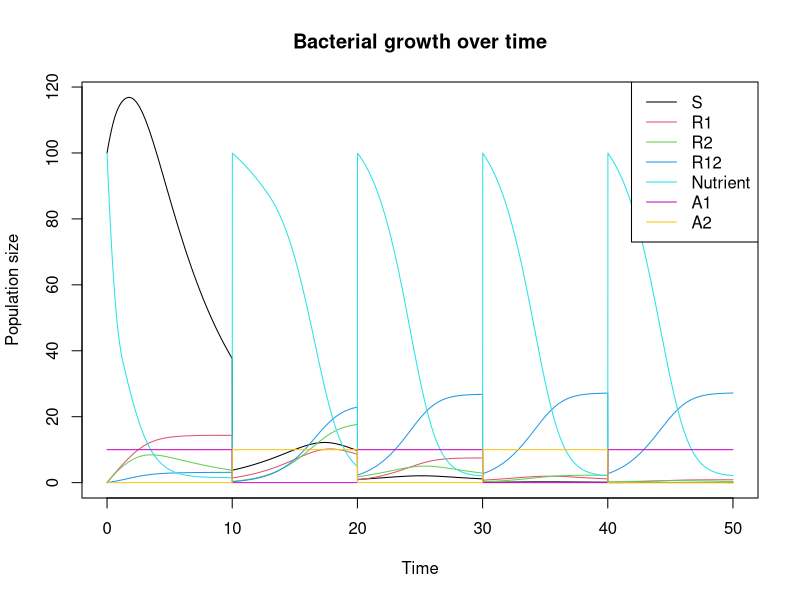

Generate this figure with R:
library(deSolve)

simulate <- function(
  pharmacokinetic = FALSE, # should be either TRUE or FALSE
  stewardship = "cycl", #  "cycl" or "comb" or "1_only" or "2_only"
  time = 50, # time to simulate, in hours
  dt = 0.01, # time step, in hours
  freq = 10, # frequency of bottlenecks, in hours
  D = 0.1, # dilution ratio at bottlenecks
  N0 = 100, # initial nutrient concentration
  HGT = 0.0001, # rate of horizontal gene transfer
  m1 = 0.1, # rate of mutations conferring resistance to drug 1
  m2 = 0.1, # rate of mutations conferring resistance to drug 2
  d1 = 1 * pharmacokinetic, # rate of drug 1 elimination
  d2 = 1 * pharmacokinetic, # rate of drug 2 elimination
  influx = c(A1 = 10, A2 = 10), # drug influx concentrations
  # lists of genotype-specific parameters, in the order S, R1, R2, R12
  init = c(S = 100, R1 = 0, R2 = 0, R12 = 0), # initial population sizes
  psi = c(0.1, 0.1, 0.1, 0.1), # growth rate with no drugs
  phi1 = c(0.2, 0.2, 0.2, 0.2), # maximum killing rate for drug 1
  phi2 = c(0.2, 0.2, 0.2, 0.2), # maximum killing rate for drug 2
  zeta1 = c(1, 100, 1, 100), # MIC drug 1
  zeta2 = c(1, 1, 100, 100), # MIC drug 2
  kappa1 = c(1, 1, 1, 1), # Hill function steepness parameter drug 1
  kappa2 = c(1, 1, 1, 1), # Hill function steepness parameter drug 2
  mu = c(1, 1, 1, 1), # growth rate with infinite resources
  k = c(100, 100, 100, 100), # resource concentration at half-maximal growth
  alpha = c(1, 1, 1, 1) # resources used per unit growth
  ) {
  # Define the parameters of the model
  config <- list(
    D = D,
    N0 = N0,
    HGT = HGT,
    m1 = m1,
    m2 = m2,
    d1 = d1,
    d2 = d2,
    influx = influx,
    stewardship = stewardship,
    pharmacokinetic = pharmacokinetic
    )
  if (stewardship == "2_only") {
    config$pattern <- c(0, 1)
  } else if (stewardship == "comb") {
    config$pattern <- c(1, 1)
  } else {
    config$pattern <- c(1, 0)
  }
  config$params <- cbind(psi, phi1, phi2, zeta1, zeta2, kappa1, kappa2, mu, k, alpha)
  rownames(config$params) <- c("S", "R1", "R2", "R12")

  # a pharmacodynamic function for antibioti-induced killing of bacteria
  hill <- function(A, params) {
    psi <- params[1]
    phi <- params[2]
    zeta <- params[3]
    kappa <- params[4]
    return(phi * (A / zeta)^kappa / ((A / zeta)^kappa - (psi - phi) / psi))
  }

  # a growth rate function for nutrient-limited growth
  monod <- function(N, params) {
    mu <- params[1]
    k <- params[2]
    return(mu * N / (N + k))
  }

  # a function specifying the amount of nutrients depleted by the bacteria
  deplete <- function(dS = 0, dR1 = 0, dR2 = 0, dR12 = 0, alpha) { # nolint
    return(sum(-alpha * max(0, c(dS, dR1, dR2, dR12))))
  }

  # create the right pattern based on the previous drug administered
  update_pattern <- function(prev = 1) {
    # if the previous drug administered was 1, then the next drug is 2
    if (prev == 1) {
      return(c(0, 1))
    }
    return(c(1, 0))
  }

  # Define a bottleneck function that reduces all state by a fixed fraction
  bottleneck <- function(t, state, config = NULL) {
    pattern <- config$pattern
    if (config$stewardship == "cycl") {
      pattern <- update_pattern(state["prev"])
    }
    state <- c(state[c("S", "R1", "R2", "R12")] * config$D, N = config$N0,
      config$pharmacokinetic * state[c("A1", "A2")] + config$influx * pattern,
      state["prev"] %% 2 + 1) # update the previous drug from 2 to 1 or 1 to 2
    state[state < 0] <- 0 # backup - shouldn't be needed
    return(state)
  }

  # Define a function to plot the resulting solution
  bacteria_plot <- function(solution) {
    plot(solution[, 1], solution[, 2], type = "l", col = 1,
      main = "Bacterial growth over time",
      xlab = "Time", ylab = "Population size")
    lines(solution[, 1], solution[, 3], col = 2)
    lines(solution[, 1], solution[, 4], col = 3)
    lines(solution[, 1], solution[, 5], col = 4)
    lines(solution[, 1], solution[, 6], col = 5)
    lines(solution[, 1], solution[, 7], col = 6)
    lines(solution[, 1], solution[, 8], col = 7)
    legend("topright",
      legend = c("S", "R1", "R2", "R12", "Nutrient", "A1", "A2"),
      col = c(1, 2, 3, 4, 5, 6, 7), lty = 1)
  }


  # Define the differential equations for the model
  bacterial_growth <- function(t, state, config = NULL) {
    params <- config$params
    with(as.list(c(state)), {
      S <- state[1]
      R1 <- state[2]
      R2 <- state[3]
      R12 <- state[4]
      N <- state[5]
      A1 <- state[6]
      A2 <- state[7]
      net_recombination <- config$HGT * (R1 * R2 - R12 * S)
      dS <- S * ((1 - config$m1) * (1 - config$m2) *
        monod(N, params["S", c("mu", "k")]) -
        hill(A = A1, params["S", c("psi", "phi1", "zeta1", "kappa1")]) -
        hill(A = A2, params["S", c("psi", "phi2", "zeta2", "kappa2")])) +
        net_recombination
      dR1 <- R1 * ((1 - config$m2) * monod(N, params["R1", c("mu", "k")]) -
        hill(A = A1, params["R1", c("psi", "phi1", "zeta1", "kappa1")]) -
        hill(A = A2, params["R1", c("psi", "phi2", "zeta2", "kappa2")])) +
        S * config$m1 * (1 - config$m2) * monod(N, params["S", c("mu", "k")]) -
        net_recombination
      dR2 <- R2 * ((1 - config$m1) * monod(N, params["R2", c("mu", "k")]) -
        hill(A = A1, params["R2", c("psi", "phi1", "zeta1", "kappa1")]) -
        hill(A = A2, params["R2", c("psi", "phi2", "zeta2", "kappa2")])) +
        S * (1 - config$m1) * config$m2 * monod(N, params["S", c("mu", "k")]) -
        net_recombination
      dR12 <- R12 * (monod(N, params["R12", c("mu", "k")]) -
        hill(A = A1, params["R12", c("psi", "phi1", "zeta1", "kappa1")]) -
        hill(A = A2, params["R12", c("psi", "phi2", "zeta2", "kappa2")])) +
        S * config$m1 * config$m2 * monod(N, params["S", c("mu", "k")]) +
        R1 * config$m2 * monod(N, params["R1", c("mu", "k")]) +
        R2 * config$m1 * monod(N, params["R2", c("mu", "k")]) +
        net_recombination
      dN <- deplete(dS, dR1, dR2, dR12, params[, "alpha"])
      dA1 <- -config$d1
      dA2 <- -config$d2
      return(list(c(dS, dR1, dR2, dR12, dN, dA1, dA2, 0)))
    })
  }

  # Run the simulation
  times <- seq(0, time, dt)
  state <- c(init, N = N0, influx * config$pattern,
    prev = sum(config$pattern * c(1, 2)))
  events <- list(func = bottleneck, times = seq(freq, time, freq))
  solution <- ode(state, times, bacterial_growth, config, events = events)
  bacteria_plot(solution)
}

simulate(stewardship = "cycl")
